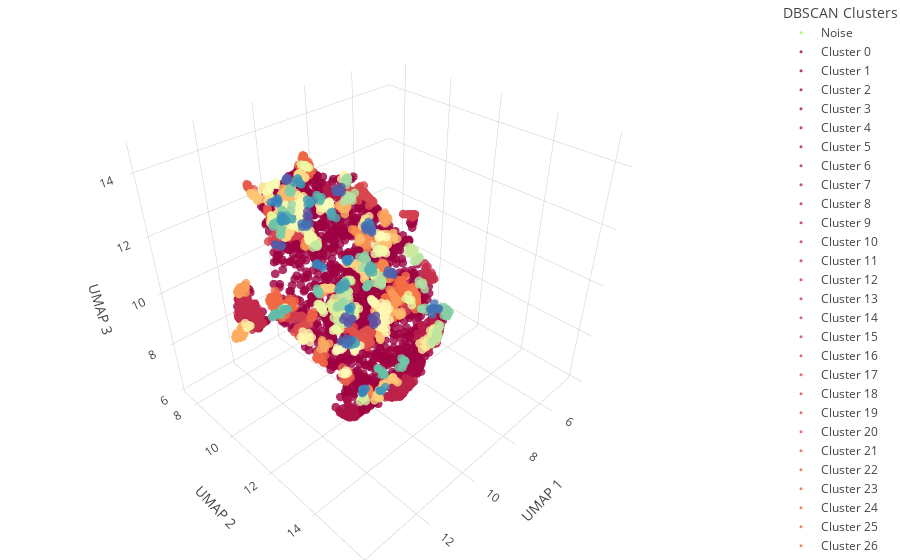

The code cell stored with this chart in its notebook:
### Code cell
import plotly.graph_objs as go

def index_to_time(index, frame_rate=30):

    total_seconds = index // frame_rate
    minutes = total_seconds // 60
    seconds = total_seconds % 60
    
    return f"{minutes}:{seconds:02d}"

unique_labels = np.unique(dbscan_labels)
colors = plt.cm.Spectral(np.linspace(0, 1, len(unique_labels)))
traces = []
for label, color in zip(unique_labels, colors):
    ### get points with the current label ###
    cluster_points = behavior_umap[dbscan_labels == label]
    video_frame_text = video_frames_sample[dbscan_labels == label]

    # print(np.shape(cluster_points))
    # print(np.shape(video_frame_text))
    
    ### add trace for the current label ### 
    traces.append(go.Scatter3d(
        x=cluster_points[:, 0],
        y=cluster_points[:, 1],
        z=cluster_points[:, 2],
        mode='markers',
        name=f'Cluster {label}' if label != -1 else 'Noise',
        marker=dict(
            size=3,
            color=f'rgb({color[0]*255},{color[1]*255},{color[2]*255})',
            opacity=0.8
        ),
        text=[f'{vf[0]} {vf[1]} {index_to_time(vf[1])}' for vf in video_frame_text],
    ))

layout = go.Layout(
    scene=dict(
        xaxis=dict(title='UMAP 1'),
        yaxis=dict(title='UMAP 2'),
        zaxis=dict(title='UMAP 3')
    ),
    margin=dict(l=0, r=0, b=0, t=0),  
    legend=dict(title='DBSCAN Clusters')
)

fig = go.Figure(data=traces, layout=layout)
fig.show()
